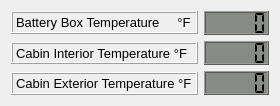
   <widget class="QWidget" name="">
    <property name="geometry">
     <rect>
      <x>630</x>
      <y>717</y>
      <width>272</width>
      <height>88</height>
     </rect>
    </property>
    <layout class="QGridLayout" name="gridLayout_7">
     <item row="0" column="0">
      <layout class="QGridLayout" name="gridLayout_5">
       <property name="verticalSpacing">
        <number>8</number>
       </property>
       <item row="0" column="0">
        <widget class="QLabel" name="Battery_Box_label">
         <property name="font">
          <font>
           <pointsize>10</pointsize>
          </font>
         </property>
         <property name="frameShape">
          <enum>QFrame::Box</enum>
         </property>
         <property name="frameShadow">
          <enum>QFrame::Raised</enum>
         </property>
         <property name="text">
          <string>Battery Box Temperature     °F</string>
         </property>
         <property name="scaledContents">
          <bool>false</bool>
         </property>
         <property name="alignment">
          <set>Qt::AlignLeading|Qt::AlignLeft|Qt::AlignVCenter</set>
         </property>
        </widget>
       </item>
       <item row="1" column="0">
        <widget class="QLabel" name="Cabin_Int_label">
         <property name="font">
          <font>
           <pointsize>10</pointsize>
          </font>
         </property>
         <property name="frameShape">
          <enum>QFrame::Box</enum>
         </property>
         <property name="frameShadow">
          <enum>QFrame::Raised</enum>
         </property>
         <property name="text">
          <string>Cabin Interior Temperature °F</string>
         </property>
         <property name="alignment">
          <set>Qt::AlignLeading|Qt::AlignLeft|Qt::AlignVCenter</set>
         </property>
        </widget>
       </item>
       <item row="2" column="0">
        <widget class="QLabel" name="Cabin_Ext_label">
         <property name="font">
          <font>
           <pointsize>10</pointsize>
          </font>
         </property>
         <property name="frameShape">
          <enum>QFrame::Box</enum>
         </property>
         <property name="frameShadow">
          <enum>QFrame::Raised</enum>
         </property>
         <property name="text">
          <string>Cabin Exterior Temperature °F</string>
         </property>
         <property name="alignment">
          <set>Qt::AlignLeading|Qt::AlignLeft|Qt::AlignVCenter</set>
         </property>
        </widget>
       </item>
      </layout>
     </item>
     <item row="0" column="1">
      <layout class="QGridLayout" name="gridLayout_6">
       <item row="0" column="0">
        <widget class="QLCDNumber" name="Battery_Box_lcdNumber">
         <property name="minimumSize">
          <size>
           <width>65</width>
           <height>24</height>
          </size>
         </property>
         <property name="maximumSize">
          <size>
           <width>65</width>
           <height>24</height>
          </size>
         </property>
         <property name="font">
          <font>
           <pointsize>9</pointsize>
           <weight>75</weight>
           <bold>true</bold>
          </font>
         </property>
         <property name="styleSheet">
          <string notr="true">background-color: rgb(136, 138, 133);</string>
         </property>
         <property name="frameShadow">
          <enum>QFrame::Raised</enum>
         </property>
         <property name="segmentStyle">
          <enum>QLCDNumber::Flat</enum>
         </property>
         <property name="value" stdset="0">
          <double>0.000000000000000</double>
         </property>
        </widget>
       </item>
       <item row="1" column="0">
        <widget class="QLCDNumber" name="Cabin_Int_lcdNumber">
         <property name="minimumSize">
          <size>
           <width>65</width>
           <height>24</height>
          </size>
         </property>
         <property name="maximumSize">
          <size>
           <width>65</width>
           <height>24</height>
          </size>
         </property>
         <property name="font">
          <font>
           <pointsize>9</pointsize>
           <weight>75</weight>
           <bold>true</bold>
          </font>
         </property>
         <property name="styleSheet">
          <string notr="true">background-color: rgb(136, 138, 133);</string>
         </property>
         <property name="frameShadow">
          <enum>QFrame::Raised</enum>
         </property>
         <property name="segmentStyle">
          <enum>QLCDNumber::Flat</enum>
         </property>
         <property name="value" stdset="0">
          <double>0.000000000000000</double>
         </property>
        </widget>
       </item>
       <item row="2" column="0">
        <widget class="QLCDNumber" name="Cabin_Ext_lcdNumber">
         <property name="minimumSize">
          <size>
           <width>60</width>
           <height>24</height>
          </size>
         </property>
         <property name="maximumSize">
          <size>
           <width>65</width>
           <height>24</height>
          </size>
         </property>
         <property name="font">
          <font>
           <pointsize>9</pointsize>
           <weight>75</weight>
           <bold>true</bold>
          </font>
         </property>
         <property name="styleSheet">
          <string notr="true">background-color: rgb(136, 138, 133);</string>
         </property>
         <property name="frameShadow">
          <enum>QFrame::Raised</enum>
         </property>
         <property name="segmentStyle">
          <enum>QLCDNumber::Flat</enum>
         </property>
         <property name="value" stdset="0">
          <double>0.000000000000000</double>
         </property>
        </widget>
       </item>
      </layout>
     </item>
    </layout>
   </widget>
